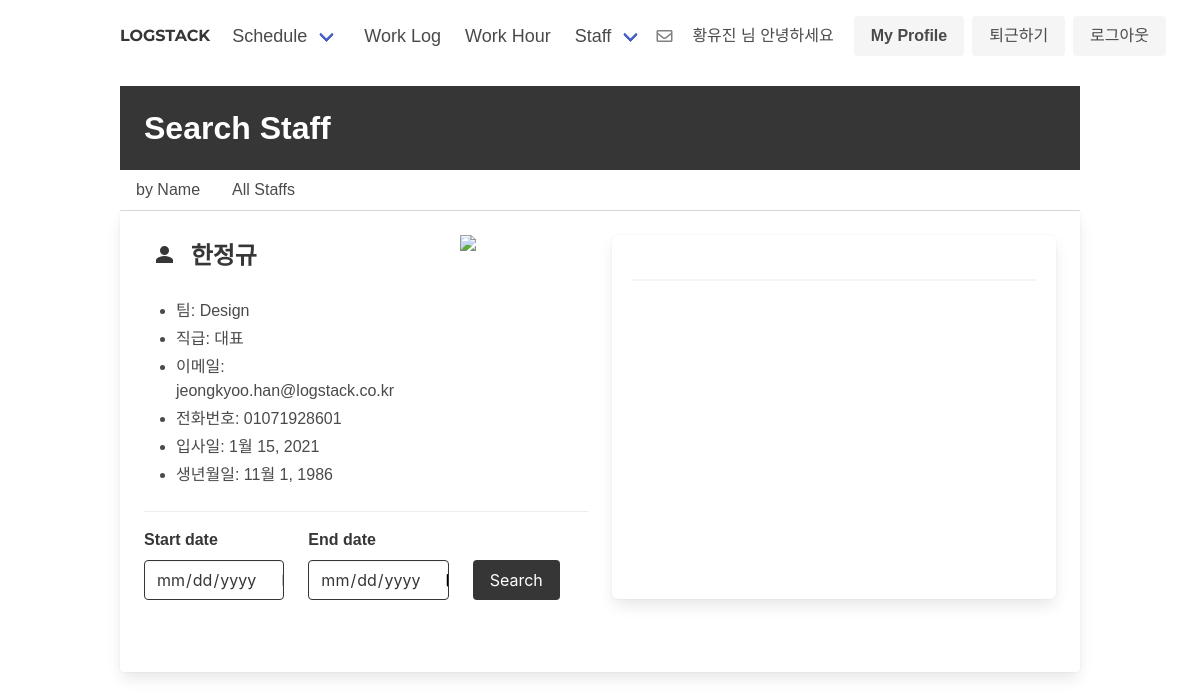
The page /authy/search/select/5 (signed in) on the database its author committed.
### authy/models.py (models this page shows, shortened)
class Profile(models.Model):
    user = models.ForeignKey(User, on_delete=models.CASCADE)
    team = models.ForeignKey(Team, on_delete=models.SET_NULL, blank=True, null=True)
    position = models.ForeignKey(Position, on_delete=models.SET_NULL, blank=True, null=True)
    name = models.CharField(max_length=25, blank=True, default="")
    birth_day = models.DateField(blank=True, null=True)
    phone_number = models.CharField(max_length=50, blank=True, null=True)
    email_address = models.CharField(max_length=100, blank=True, default="")
    currently_employed = models.BooleanField(default=True)
    picture = models.ImageField(upload_to=user_directory_path, blank=True, null=True, verbose_name='Picture')
    start_date = models.DateField(blank=True, null=True)
    color = models.CharField(default=random_string, max_length=100)
    vacation = models.FloatField(default=0.0)

class Team(models.Model):
    name = models.CharField(max_length=50)
    date = models.DateField(auto_now_add=True)
    def __str__(self):
        return self.name

class Position(models.Model):
    name = models.CharField(max_length=26)
    def __str__(self):
        return self.name

### authy/views.py (the view)
# urls.py: path('search/select/<int:pk>', UserDetailView, name='userdetail'),
@login_required
def UserDetailView(request, pk):
    profile = get_object_or_404(Profile, user_id=pk)
    if request.method == "POST":
        work_start_date = request.POST.get('work_start_date')
        work_end_date = request.POST.get('work_end_date')
    context = {
        'profile': profile,
    }
    return render(request,'user_search_result.html', context)

### authy/views.py (called while the page is built)
def check_manager(request):
    if request.user.is_authenticated:
        profile = Profile.objects.get_or_create(user=request.user)[0]
        return {
            'team_manager': TeamManager.objects.filter(user=request.user).exists() or request.user.is_superuser,
            'name': profile.name,
        }
    else:
        return {
            'team_manager': False
        }

### directs/views.py (called while the page is built)
def checkDirects(request):
    directs_count = 0
    if request.user.is_authenticated:
        directs_count = Message.objects.all().filter(user=request.user, recipient=request.user, is_read=False).count()
    return {'directs_count': directs_count}

### work_log/views.py (called while the page is built)
def check_work_log(request):
    if request.user.is_authenticated:
        work_hours = WorkHour.objects.filter(user=request.user, end_time__isnull=True, date__lt=timezone.now().date())
        if work_hours.exists():
            return {'work_hours': work_hours}
        else:
            return {'work_hours': 'no'}
    else:
        return {'work_hours': 'no'}

### work_logstack/templates/user_search_result.html (shortened to what this page needs)
{% extends 'base.html' %}
{% block content %}
<link rel="stylesheet" href="https://cdn.jsdelivr.net/npm/fullcalendar@5.5.1/main.css">
<div class="container">
    <br>
    <div class="hero is-dark is-small">
        <div class="hero-body">
            <p class="title">
                Search Staff
            </p>
        </div>
    </div>
    <div class="tabs">
      <ul>
        <li><a href="{% url 'search' %}">by Name</a></li>
        <li><a href="{% url 'searchall' %}">All Staffs</a></li>
      </ul>
    </div>
</div>
<div class="container">
 <div class="card">
        <div class="card-content">
            <div class="columns">
                <div class="column is-6">
            <div class="media">
                <div class="media-content">
                    <p class="title is-4">
                        <span class="material-icons" style="margin: 0.5rem; vertical-align: middle;">person</span><span style="vertical-align: middle;">
                        {{ profile.name }}
                        </span>
                    </p>
                        <div class="content">
                                <ul>
                                    <li id="current_team">
                                        팀: {% if profile.team %}{{ profile.team }}{% endif %}
                                    </li>
                                    <li id="current_position">
                                        직급: {% if profile.position %}{{ profile.position }}{% endif %}
                                    </li>
                                    <li>
                                        이메일: {{ profile.email_address }}
                                    </li>
                                    <li>
                                        전화번호: {% if profile.phone_number %} {{ profile.phone_number }}{% endif %}
                                    </li>
                                    <li>
                                        입사일:
                                        {% if profile.start_date %}
                                        {{ profile.start_date }}
                                        {% endif %}
                                    </li>
                                    <li>
                                        생년월일: {% if profile.birth_day %}{{ profile.birth_day }}{% endif %}
                                    </li>
                                </ul>
                        </div>
                </div>
                <div class="media-right">
                    <figure class="image is-128x128">
                        <img src="
                        {% if profile.picture %}
                        {{ profile.picture.url }}
                        {% else %}
                        https://bulma.io/images/placeholders/128x128.png
                        {% endif %}">
                    </figure>
                </div>
            </div>
            <div class="media">
                <div class="media-content">
                        <form method="POST" role="form">
                            <div class="columns">
                                <div class="column is-4">
                                    <div class="field">
                                        <label class="label">Start date</label>
                                        <div class="control">
                                            <input class="input is-dark" type="date" name="work_start_date" value="{{ work_start_date }}">
                                        </div>
                                    </div>
                                </div>
                                <div class="column is-4">
                                    <div class="field">
                                        <label class="label">End date</label>
                                        <div class="control">
                                            <input class="input is-dark" type="date" name="work_end_date" value="{{ work_end_date }}">
                                        </div>
                                    </div>
                                </div>
                                <div class="column">
                                    <div class="field">
                                        <div class="control">
                                            <button class="button is-dark" type="submit">Search</button>
                                        </div>
                                    </div>
                                </div>
                            </div>
                        </form>
                </div>
            </div>
                </div>
                <div class="column is-6">
                    <div class="box" style="height:100%; overflow-x: hidden; overflow-y: scroll; height:364px;">
                        <hr>
                    </div>
                </div>
            </div>
        </div>
    <div class="card-content">
    </div>
</div>
</div>
{% endblock %}

### work_logstack/templates/base.html (shortened to what this page needs)
{% load static %}
<!DOCTYPE html>
<html lang="en">
<head>
    <link rel="stylesheet" href="https://cdn.jsdelivr.net/npm/bulma@0.9.1/css/bulma.min.css">
    <link rel="stylesheet" href="https://cdnjs.cloudflare.com/ajax/libs/font-awesome/5.8.2/css/all.min.css"/>
<body>
<div class="container">
    <nav class="navbar" role="navigation" aria-label="main navigation">
        <strong class="logo"><p style="font-family: 'Montserrat', sans-serif; "><a href="{% url 'schedule-index' %}" style="text-decorations:none; color:inherit;">LOGSTACK</a></p></strong>
        <div id="navbarBasicExample" class="navbar-menu">
            <div class="navbar-start">
                <div class="navbar-item has-dropdown is-hoverable">
                    <a class="navbar-link">
                        Schedule
                    </a>
                </div>
                <a href="{% url 'work_log_list' %}" class="navbar-item">
                    Work Log
                </a>
                {% if not team_manager %}
                <a href="{% url 'work_hour_check' %}" class="navbar-item">
                    Work Hour
                </a>
                {% endif %}
                <div class="navbar-item has-dropdown is-hoverable">
                    <a class="navbar-link">
                        Staff
                    </a>
                </div>
            </div>
            <div class="navbar-end" style="padding-right:12px;">
                    <div class="buttons">
                        {% if user.is_authenticated %}
                        {% if directs_count > 0 %}
                          <a href="javascript:popup()" style="margin-right:20px; margin-bottom:7px; color: blue;"><i class="fas fa-envelope"></i></a>
                         {% else %}
                         <a href="javascript:popup()" style="margin-right:20px; margin-bottom:7px; color: gray;"><i class="far fa-envelope"></i></a>
                        {% endif %}
                        <div style="margin-right:20px; margin-bottom:0.5rem;">
                            {% if name != None %}
                            {{ name }}
                            {% else %}
                            팀원
                            {% endif %}
                            님 안녕하세요
                        </div>
                        <a class="button is-light" href="{% url 'editprofile' %}">
                            <strong>My Profile</strong>
                        </a>
                        {% if not team_manager %}
                        <a class="button is-light" href="{% url 'work_log_write' %}">
                            퇴근하기
                        </a>
                        {% endif %}
                        <a class="button is-light" href="{% url 'logout' %}">
                            로그아웃
                        </a>
                        {% endif %}
                    </div>
            </div>
        </div>
    </nav>
</div>
{% block content %}
{% endblock %}
</body>
</html>

### work_logstack/templates/base.html (style rules this page uses)
.navbar-item { font-size:18px; }
body { font-family: 'Titillium Web', sans-serif; }
.navbar { margin-top:10px; }
.logo { display: flex; flex-direction: column; text-align: center; justify-content: center; margin-right: 10px; }

### rows shown on the page
Profile: name "황유진"
Profile: name "한정규", team "Design", position "대표", email_address "jeongkyoo.han@logstack.co.kr", phone_number "01071928601", start_date "1월 15, 2021", birth_day "11월 1, 1986"
